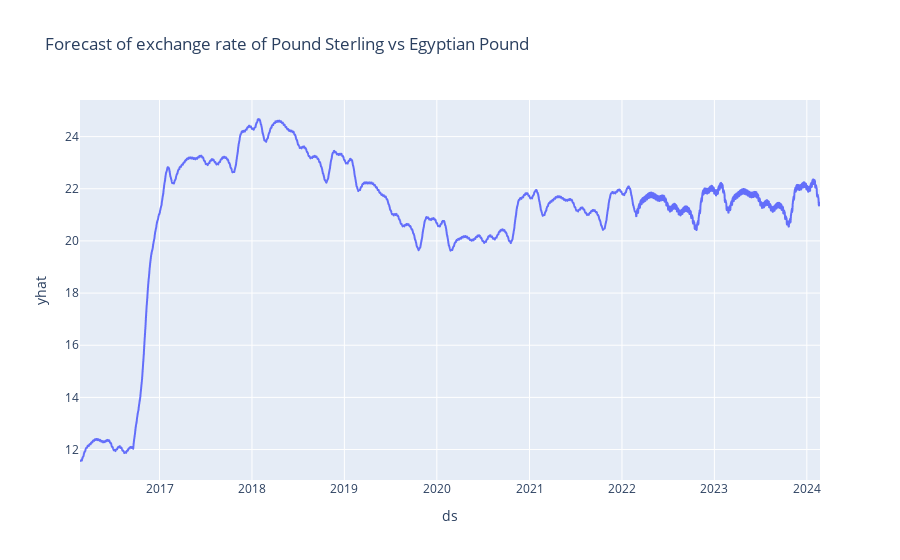

Here is the notebook cell this chart was saved with:
### Code cell
fig2 = px.line(pounds_forecast,  x="ds", y="yhat", title='Forecast of exchange rate of Pound Sterling vs Egyptian Pound')
fig2.show()

### Figure 1 — Plotly figure (JSON) as saved in the notebook; plotly's stock layout.template omitted (floating-point values rounded to 4 significant figures; data arrays with more than 128 entries replaced by an {"elided": "..."} marker saying what was removed)
{"data": [{"hovertemplate": "ds=%{x}<br>yhat=%{y}<extra></extra>", "legendgroup": "", "line": {"color": "#636efa", "dash": "solid"}, "marker": {"symbol": "circle"}, "mode": "lines", "name": "", "showlegend": false, "type": "scattergl", "x": {"elided": "2295 str values"}, "xaxis": "x", "y": {"elided": "2295 float values"}, "yaxis": "y"}], "layout": {"legend": {"tracegroupgap": 0}, "title": {"text": "Forecast of exchange rate of Pound Sterling vs Egyptian Pound"}, "xaxis": {"anchor": "y", "domain": [0, 1], "title": {"text": "ds"}}, "yaxis": {"anchor": "x", "domain": [0, 1], "title": {"text": "yhat"}}}}
